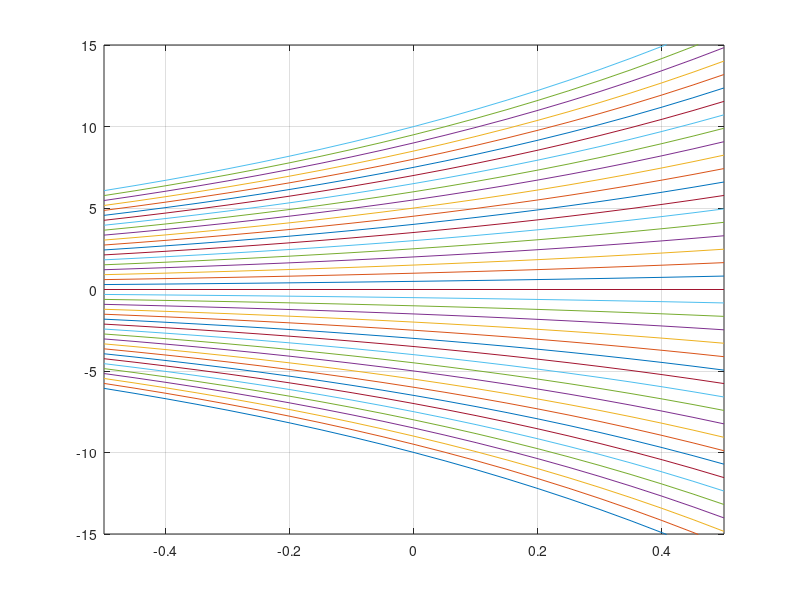
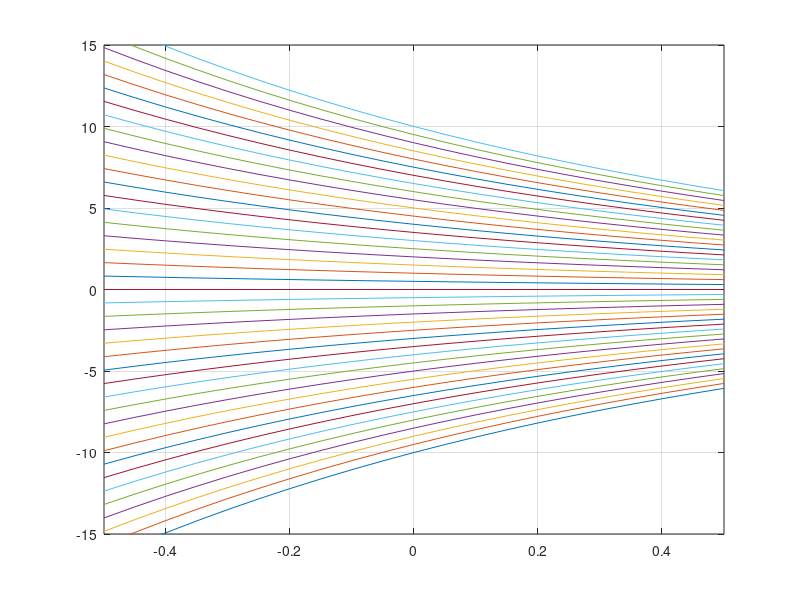

MATLAB code to generate these figures, in order:
clear all
close all
clc
%% y'(x)=a*y(x)
%%%%%
a=1;
x=-0.5:0.05:0.5;
for c=-10:0.5:10%faccio variare la variabile c da -10 a 10 com passo 0.5
    y=c*exp(a*x);
    grid on
    plot(x,y);
    axis([-0.5 0.5, -15 15]);
    hold on
end
figure
a=-1;
x=-0.5:0.05:0.5;
for c=-10:0.5:10%faccio variare la variabile c da -10 a 10 com passo 0.5
    y=c*exp(a*x);
    grid on
    plot(x,y);
    axis([-0.5 0.5, -15 15]);
    hold on
end

%ad ogni punto e' associato un vettore tangente alla soluzione f(x^*,y^*)
